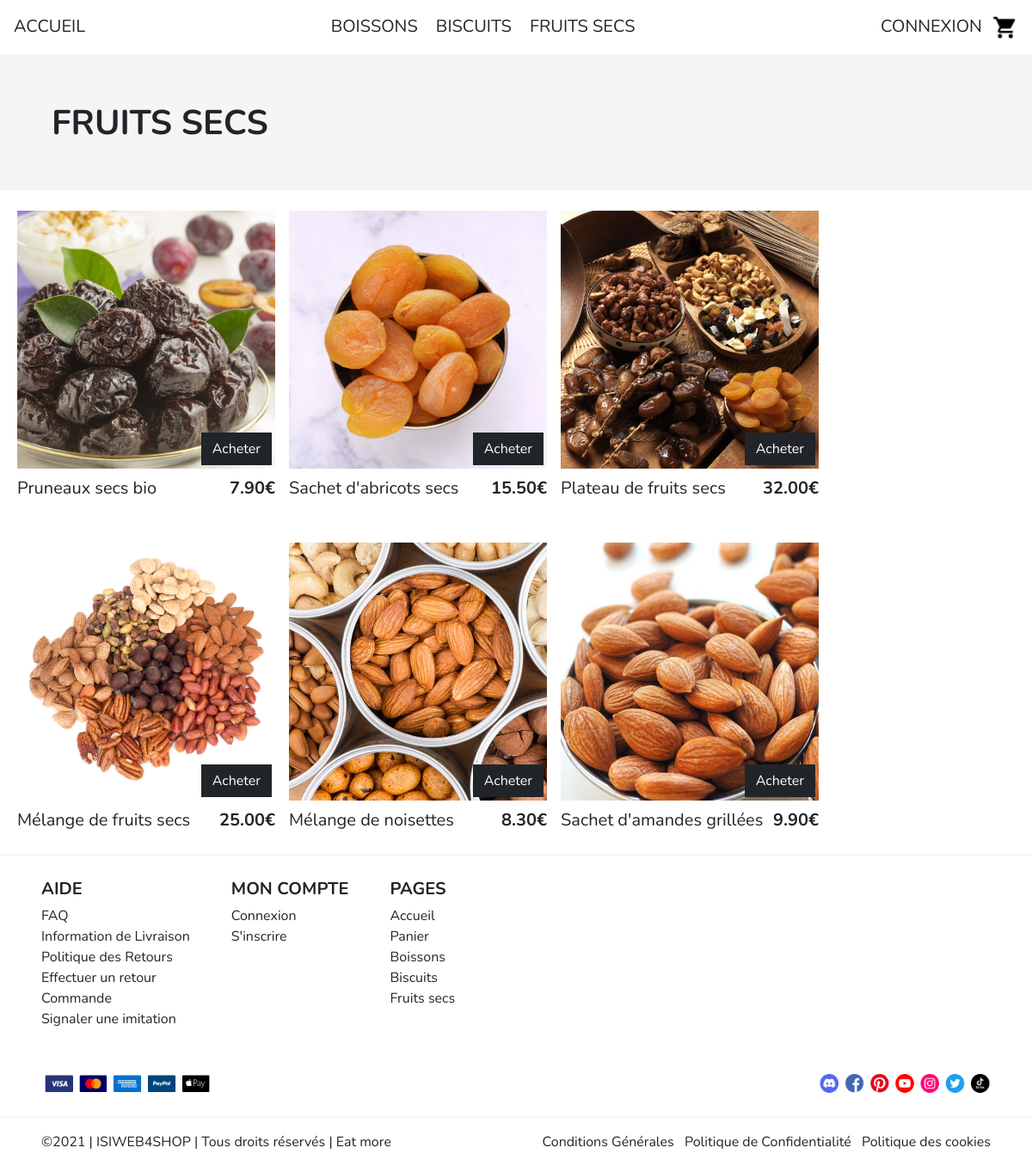
Screenshot of /index.php?page=products&category=3 with the database file from the repository.
### tables this page shows
CREATE TABLE `categories` (
  `id` tinyint(4) NOT NULL,
  `name` varchar(100) NOT NULL
);

CREATE TABLE `products` (
  `id` int(11) NOT NULL,
  `cat_id` tinyint(4) NOT NULL,
  `name` varchar(150) NOT NULL,
  `description` text NOT NULL,
  `image` varchar(30) NOT NULL,
  `price` decimal(5,2) NOT NULL,
  `quantity` int(3) NOT NULL
);

### index.php (called while the page is built, shortened)
<?php
if(isset($_GET['page']))
{
	$page = htmlspecialchars($_GET['page']);
}
else
$page="home";
require_once(PATH_CONTROLLERS.$page.'.php');
?>

### models/m_navbar.php (called while the page is built)
<?php
try {
	$bdd = new PDO('mysql:host=' . BD_HOST . '; dbname=' . BD_DBNAME . '; charset=utf8', BD_USER, BD_PWD);
	$bdd->setAttribute(PDO::ATTR_ERRMODE, PDO::ERRMODE_EXCEPTION);
} catch (PDOException $e) {
	if (DEBUG)
		die('Erreur : ' . $e->getMessage());
	$alert = 'connexion à la base de données';
}
$requete = "SELECT * FROM categories";
$donnees = array();
try {
	$query = $bdd->prepare($requete);
	$query->execute($donnees);
	$resultatsCategories = $query->fetchAll();
} catch (PDOException $e)
{
	if (DEBUG) die('Erreur : ' . $e->getMessage());
}

### models/m_products.php (called while the page is built)
<?php
  try
  {
	$bdd = new PDO('mysql:host='.BD_HOST.'; dbname='.BD_DBNAME.'; charset=utf8', BD_USER, BD_PWD);
	$bdd->setAttribute(PDO::ATTR_ERRMODE, PDO::ERRMODE_EXCEPTION);
  }
  catch(PDOException $e)
  {
        if(DEBUG)
                die ('Erreur : '.$e->getMessage());
	$alert = 'connexion à la base de données';
  }
	$requete = "SELECT p.*, c.name as catname FROM PRODUCTS p INNER JOIN CATEGORIES c ON (p.cat_id=c.id) WHERE c.id = ?";
	$donnees = array(
				$categoryId,
				);
	try
	{
		$query = $bdd->prepare($requete);
		$query->execute($donnees);
		$resultatsProducts = $query->fetchAll();
	}
	catch(PDOException $e)
	{
        if(DEBUG)die ('Erreur : '.$e->getMessage());
	}

### views/v_products.php (the view, shortened to what this page needs)
<?php require_once(PATH_VIEWS . 'navbar.php'); ?>
<div class="container-fluid gris-claire">
    <p class="fs-1 p-5 fw-bolder"><?= strtoupper($resultatsProducts[0]['catname']) ?></p>
</div>
<div class="container-fluid d-flex flex-wrap">
    <?php foreach ($resultatsProducts as $product) {
    ?>
        <div class="product ms-2 me-2 mb-4 mt-4">
            <div class="position-relative">
                <a href="index.php?page=product&product=<?= $product['id'] ?>">
                    <img src="<?= PATH_IMAGES . $product['image'] ?>" alt="Visiter la page de <?= $product['name'] ?>">
                </a>
                <a type="button" href="index.php?page=product&product=<?= $product['id'] ?>" class="btn btn-dark bottom-0 end-0 position-absolute m-1">Acheter</a>
            </div>
            <div class="d-flex justify-content-between mt-2 description">
                <p class="fs-5"><?= $product['name'] ?></p>
                <p class="fs-5 fw-bolder"><?= $product['price'] ?>€</p>
            </div>
        </div>
    <?php
    } ?>
</div>
<?php require_once(PATH_VIEWS . 'footer.php'); ?>

### views/v_navbar.php
<div class="d-flex justify-content-between p-3 bg-white menu">
    <a href="index.php?page=home" class="fs-5">ACCUEIL</a>
    <div class="categories">
        <?php foreach ($resultatsCategories as $categorie) { ?>
            <a class="fs-5 ms-2 me-2" href="<?= 'index.php?page=products&category=' . $categorie['id'] ?>"> <?= strtoupper($categorie['name']) ?> </a>
        <?php
        } ?>
    </div>
    <div >
        <?php
        if ($_SESSION['connected'] == true) { ?>
            <p class="fs-5">Bonjour <?= $_SESSION['name'] ?></p>
            <a href="index.php?page=logout">SE DÉCONNECTER</a>
        <?php
        } else { ?>
            <a class="fs-5" href="index.php?page=account">CONNEXION</a>
        <?php
        }
        ?>
        <a class="fs-5 ms-2" href="index.php?page=cart"><img class="cartImg" alt="" src="<?=PATH_IMAGES?>cart.png"></a>
    </div>
</div>
<div class="divider"></div>

### views/v_footer.php
</div>
<footer>
	<div class="divider "></div>
	<div class="ms-5 me-5 mt-4">
		<div class="d-flex">
			<div class="d-flex flex-column me-5">
				<p class="fs-5 fw-bolder mb-1">AIDE</p>
				<a href="">FAQ</a>
				<a href="">Information de Livraison</a>
				<a href="">Politique des Retours</a>
				<a href="">Effectuer un retour</a>
				<a href="">Commande</a>
				<a href="">Signaler une imitation</a>
			</div>
			<div class="d-flex flex-column me-5">
				<p class="fs-5 fw-bolder mb-1">MON COMPTE</p>
				<a href="index.php?page=account">Connexion</a>
				<a href="index.php?page=createAccount">S'inscrire</a>
			</div>
			<div class="d-flex flex-column">
				<p class="fs-5 fw-bolder mb-1">PAGES</p>
				<a href="index.php?page=home">Accueil</a>
				<a href="index.php?page=cart">Panier</a>
				<?php foreach ($resultatsCategories as $categorie) { ?>
					<a href="<?= 'index.php?page=products&category=' . $categorie['id'] ?>"> <?= ucfirst($categorie['name']) ?> </a>
				<?php
				} ?>
			</div>
		</div>
		<div class="d-flex justify-content-between mt-5 mb-4">
			<img src="<?= PATH_IMAGES . "creditCard.png" ?>" alt="">
			<img src="<?= PATH_IMAGES . "network.png" ?>" alt="">
		</div>
	</div>
	<div class="divider mt-2 mb-3 "></div>
	<div class="d-flex justify-content-between ms-5 me-5 mt-2 pb-3">
		<p>©2021 | ISIWEB4SHOP | Tous droits réservés | Eat more</p>
		<div>
			<a class="me-2" href="">Conditions Générales</a>
			<a class="me-2" href="">Politique de Confidentialité</a>
			<a href="">Politique des cookies</a>
		</div>
	</div>
</footer>
</body>
</html>

### assets/css/styles.css (style rules this page uses)
.gris-claire { background-color: #f5f5f5; }
.categories a { position: relative; }
.categories a:after { position: absolute; bottom: 0; left: 0; right: 0; margin: auto; width: 0%; content: '.'; color: transparent; background: linear-gradient(90deg,#ffdda5,#c28d46); height: 1px; transition: all .5S; }
* { padding: 0; margin: 0; font-family: Nunito; }
p { margin : 0px; }
html, body { margin:0px; height:100%; }
.divider { background-color: #f5f5f5; height: 2px; }
.description { max-width: fit-content; min-width: -webkit-fill-available; }
a { color:inherit; }
a:link { text-decoration: none; }
.product img { width: 300px; height: 300px; }
.cartImg { width: 30px; height: 30px; }
footer img { width: 200px; }

### rows the page displays
categories: name "BOISSONS", name "Boissons"
categories: name "BISCUITS", name "Biscuits"
categories: name "FRUITS SECS", name "Fruits secs"
products: image (picture), name "Pruneaux secs bio", price "7.90"
products: image (picture), name "Sachet d'abricots secs", price "15.50"
products: image (picture), name "Plateau de fruits secs", price "32.00"
products: image (picture), name "Mélange de fruits secs", price "25.00"
products: image (picture), name "Mélange de noisettes", price "8.30"
products: image (picture), name "Sachet d'amandes grillées", price "9.90"
